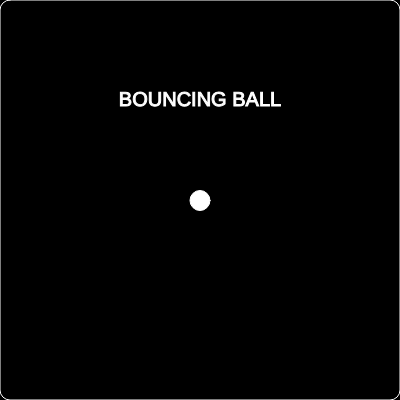
Frame 1 (no input)
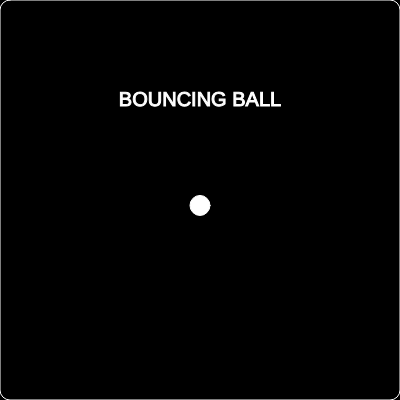
Frame 60 (no input)
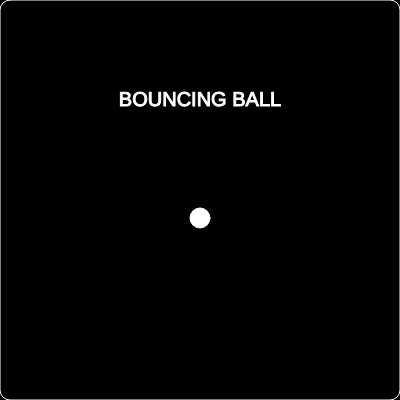
Frame 120 (the mouse pressed at the canvas centre since frame 60)

The p5.js sketch that drew these frames (run headless with seeded random() and noise() and a simulated clock; from frame 60 on, the mouse is pressed at the canvas centre):

// p5.js sketch
// ── sketch.js
let x, y, vy, g

function setup() {
  createCanvas(400, 400);
  x = width / 2
  y = height / 2
  vy = 0
  g = 0.5
  textSize(20)
  textAlign(CENTER, CENTER)
}

function draw() {
  background(0)
  noFill()
  stroke(255)
  rect(0, 0, width, height, 10)
  moveX()
  moveY()
  fill(255)
  ellipse(x, y, 20, 20)
  text("BOUNCING BALL", width / 2, 100)


}
function moveX() {
  if (keyIsDown(LEFT_ARROW)) {
    x -= 5
  }
  if (keyIsDown(RIGHT_ARROW)) {
    x += 5
  }
  x = constrain(x, 10, width - 10)
}
function moveY() {
  vy += g
  y += vy
  if (y >= height - 10) {
    y = height - 11
    vy = -vy * 0.999
  }
  console.log(y, vy)
}



// ── style.css
html,
body {
  margin: 0;
  padding: 0;
}

canvas {
  display: block;
}

#sketchDiv {
  width: 100vw;
  height: 100vh;
  display: flex;
  justify-content: center;
  align-items: center;
  background-color: black;
}
